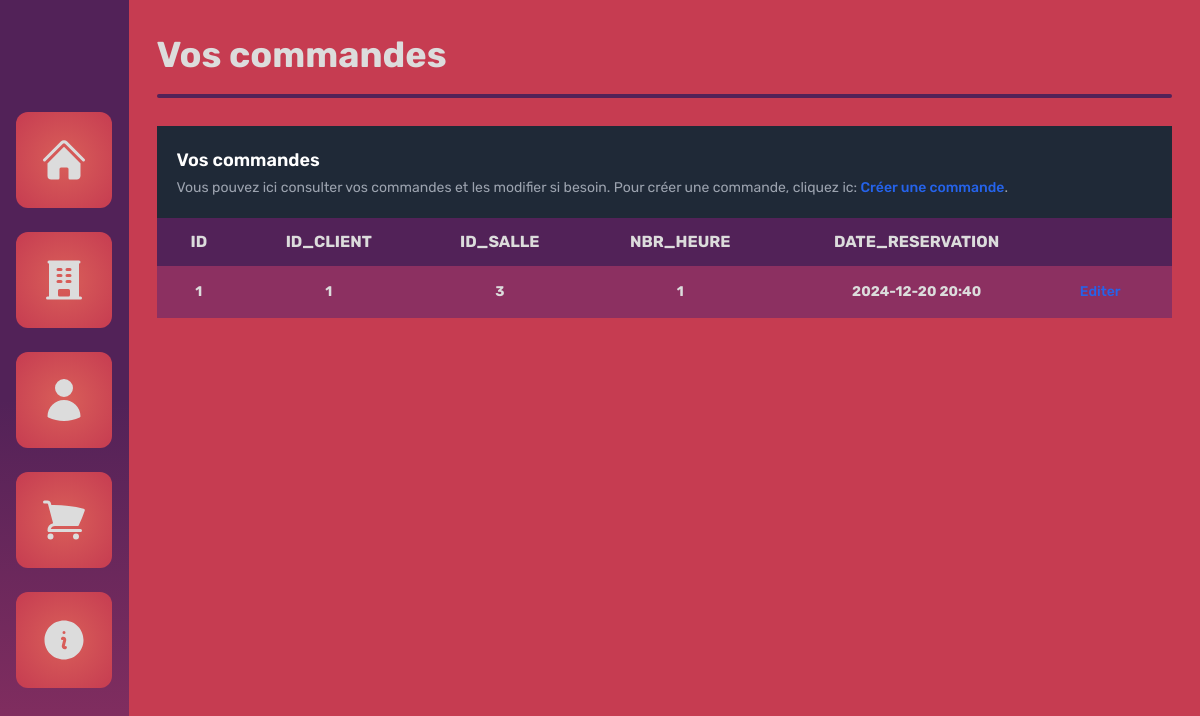
The page /orders on the database as committed earlier.
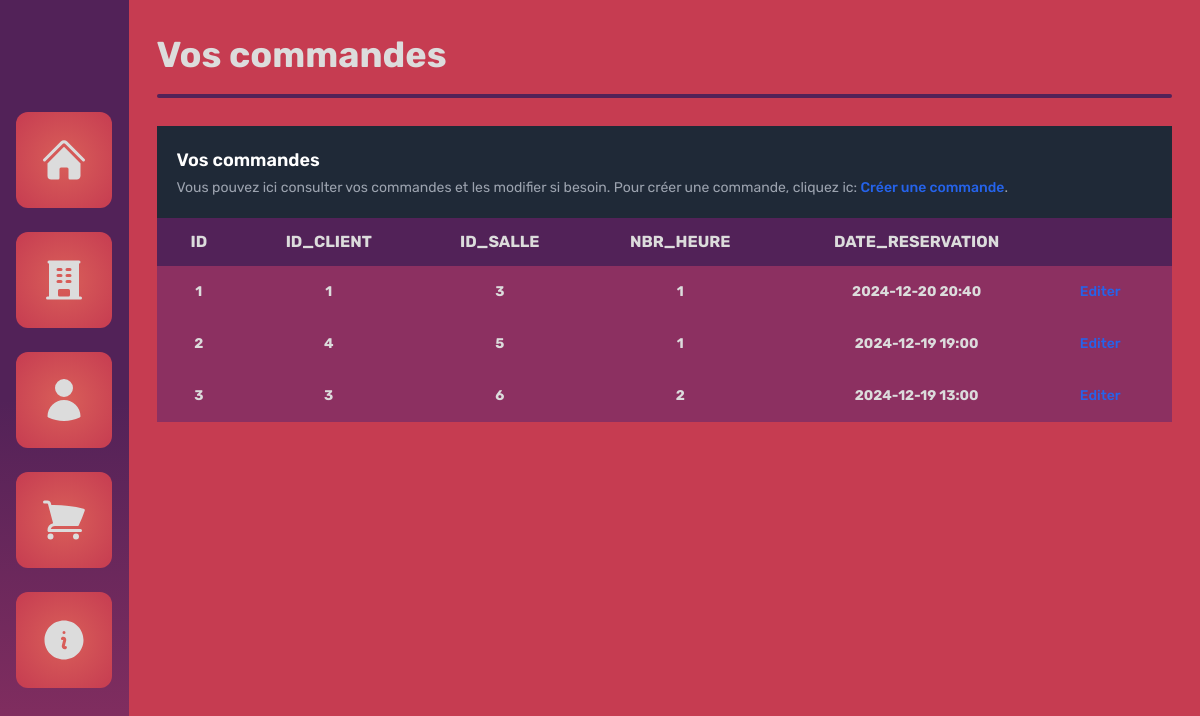
The same page on the database as committed later.
### tables this page shows
CREATE TABLE orders (
            id INTEGER PRIMARY KEY AUTOINCREMENT,
            id_client INT,
            id_salle INT,
            nbr_heure INT,
            date_reservation TEXT,
            FOREIGN KEY(id_client) REFERENCES clients(id),
            FOREIGN KEY(id_salle) REFERENCES rooms(id)
        );

### main.py (the view)
@app.route('/orders')
def orders():
    return render_template('orders/list.html', attributes=db_manager.get_attrubutes("orders"), orders=db_manager.get_orders())

### database_manager.py (called while the page is built)
    def get_attrubutes(self, table:str):
        return self.curseur.execute(f"PRAGMA table_info({table})").fetchall()

    def get_orders(self):
        return self.curseur.execute("SELECT * FROM orders").fetchall()

### templates/orders/list.html (shortened to what this page needs)
{% extends 'base.html' %}
{% block content %}
<section class="h-full w-full bg-[--palette-3] flex flex-col">
  <div class="w-full p-7 flex flex-col space-y-3">
    <span class="great-title">Vos commandes</span>
    <div class="w-full h-1 bg-[--palette-1] rounded-lg "></div>
  </div>
  <div class="h-full w-full px-7">
    <table class="w-full">
        <caption class="p-5 text-lg font-semibold text-left rtl:text-right text-white bg-gray-800">
            Vos commandes
            <p class="mt-1 text-sm font-normal text-gray-400">Vous pouvez ici consulter vos commandes et les modifier si besoin. Pour créer une commande, cliquez ic: <a href="{{url_for('create_order')}}" class="font-medium text-blue-600 hover:underline">Créer une commande</a>.</p>
        </caption>
        <thead class="text-base base-text uppercase bg-[--palette-1] text-[--white-color]">
            <tr>
              {% for attribut in attributes %}
                <th scope="col" class="px-6 py-3">
                    <span>{{ attribut[1] }}</span>
                </th>
              {% endfor %}
                <th scope="col" class="px-6 py-3">
                </th>
            </tr>
        </thead>
        <tbody class="text-sm">
          {% for order in orders %}
          <tr class="bg-[--palette-2] border-b text-[--white-color]">
            {% for attribut in order %}
              <th scope="row" class="px-6 py-4">
                  <span>{{ attribut }}</span>
              </th>
            {% endfor %}
            <td class="px-6 py-4">
              <a href="{{ url_for('order', id=order[0]) }}" class="font-medium text-blue-600 hover:underline">Editer</a>
            </td>
          </tr>
          {% endfor %}
        </tbody>
    </table>
</div>
</section>
{% endblock %}

### templates/base.html (shortened to what this page needs)
<!DOCTYPE html>
<html lang="fr">
<head>
    <link rel="stylesheet" href="{{ url_for('static', filename= 'css/general.css') }}">
    <script src="https://cdn.tailwindcss.com"></script>
</head>
<body class="h-screen w-screen flex">
    <nav class="h-full w-36 flex flex-col justify-center items-center space-y-6 bg-[--nav-gradient]">
      <ul>
        <li>
          <a href="{{url_for('index')}}" class="w-24 h-24 rounded-xl flex justify-center items-center button-nav"title="Page d'accueil">
          </a>
        </li>
      </ul>
    <ul>
        <li>
          <a href="{{url_for('rooms')}}" class="w-24 h-24 rounded-xl flex justify-center items-center button-nav"title="Les salles de karaoké">
          </a>
        </li>
      </ul>
    <ul>
        <li>
          <a href="{{url_for('clients')}}" class="w-24 h-24 rounded-xl flex justify-center items-center button-nav"title="Page Clients">
          </a>
        </li>
      </ul>
    <ul>
        <li>
          <a href="{{url_for('orders')}}" class="w-24 h-24 rounded-xl flex justify-center items-center button-nav"title="Les commandes">
          </a>
        </li>
      </ul>
    <ul>
        <li>
          <a href="{{url_for('infos')}}" class="w-24 h-24 rounded-xl flex justify-center items-center button-nav"title="Page de crédits">
          </a>
        </li>
      </ul>
    </nav>
    {% block content %} {% endblock %}
</body>
</html>

### static/css/general.css (style rules this page uses)
html, body, div, span, applet, object, iframe, h1, h2, h3, h4, h5, h6, p, blockquote, pre, a, abbr, acronym, address, big, cite, code, del, dfn, em, img, ins, kbd, q, s, samp, small, strike, strong, sub, sup, tt, var, b, u, i, center, dl, dt, dd, ol, ul, li, fieldset, form, label, legend, table, caption, tbody, tfoot, thead, tr, th, td, article, aside, canvas, details, embed, figure, figcaption, footer, header, hgroup, menu, nav, output, ruby, section, summary, time, mark, audio, video { margin: 0; padding: 0; border: 0; font-size: 100%; font-family: "Rubik", sans-serif; vertical-align: baseline; }
:root { --nav-gradient: linear-gradient(180deg, #522258 50%, #8C3061 100%); --nav-button-gradient: radial-gradient(circle, #D95F59 0%, #C63C51 100%); --white-color: #dcdcdc; --palette-1: #522258; --palette-2: #8C3061; --palette-3: #C63C51; --palette-4: #D95F59; }
.great-title { color: var(--white-color); font-family: "Rubik", sans-serif; font-optical-sizing: auto; font-weight: 700; font-style: normal; font-size: 36px; }
.base-text { font-family: "Rubik", sans-serif; font-optical-sizing: auto; font-weight: 700; font-style: normal; }
nav { background: var(--nav-gradient); }
.button-nav { background: var(--nav-button-gradient); }

Rows that differ between the two databases and show on the page:
added orders: order "2" "4" "5" "1", date_reservation "2024-12-19 19:00"
added orders: order "3" "3" "6" "2", date_reservation "2024-12-19 13:00"
